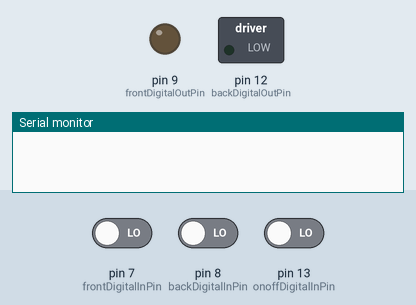
Recording of a sketch running on a simulated Arduino Uno, built with avr-gcc and run on an emulated ATmega328P. Shown: switched loads named in the sketch (green lamp = pin HIGH), output pins drawn as LEDs (lit = HIGH), the last lines printed to the serial monitor. The inputs (shaded band) are chosen by the test bench; at power-on: pin 13 (onoffDigitalInPin) LOW, pin 7 (frontDigitalInPin) LOW, pin 8 (backDigitalInPin) LOW.

Above: at 1.2 s.
1.3 s: pin 13 (onoffDigitalInPin) driven HIGH
At 1.92 s:
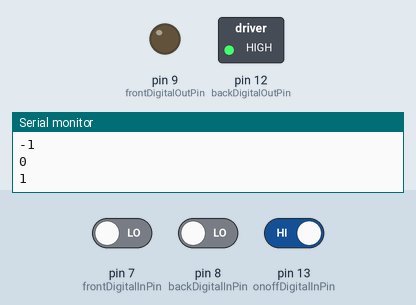
At 3.1 s:
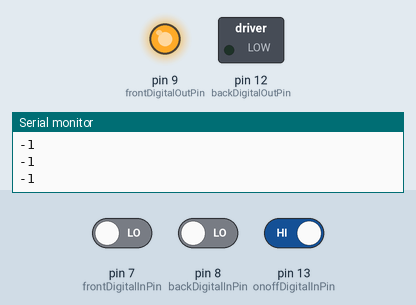
4.3 s: pin 13 (onoffDigitalInPin) driven LOW
At 4.3 s:
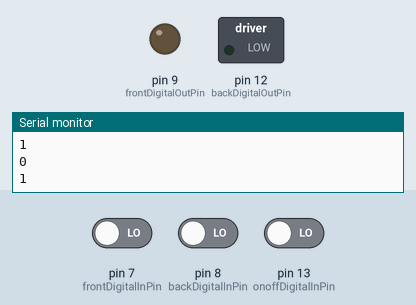
Timing chart, 0 to 7.3 s (numbered marks = the images above; inputs shaded):
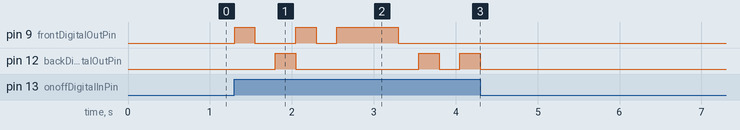

Measured:
- after the input at 1.3 s, pin 9 (frontDigitalOutPin): goes HIGH 0.25 s, LOW 0.50 s, HIGH 0.25 s, LOW 0.25 s, HIGH 0.75 s, then LOW, starting at once; pin 12 (backDigitalOutPin): goes HIGH 0.25 s, LOW 1.5 s, HIGH 0.25 s, LOW 0.25 s, HIGH 0.25 s, then LOW, starting after 0.50 s
- after the input at 4.3 s, pin 9 (frontDigitalOutPin), pin 12 (backDigitalOutPin): stops changing and stays LOW

The sketch:

Taptic_Initial_Guesswork_Motion.ino
```cpp
const int onIntensity = HIGH;
const int offIntensity = LOW;

const int frontDigitalOutPin = 9;
const int backDigitalOutPin = 12;

const int frontDigitalInPin = 7;
const int backDigitalInPin = 8;

const int onoffDigitalInPin = 13;

// -1 = Back, 0 = Nothing, 1 = Front.
const int steps[] = {0, -1, 0, 1, -1, 0, -1, -1, -1, 0, 1, 0, 1};
const int stepDelay = 250;
const int stepCount = sizeof(steps) / sizeof(int);

long stepInitialTapTime[stepCount];
const float acceptedAccuracy = .5;

void setup() {
  // put your setup code here, to run once:
  Serial.begin(9600);
  pinMode(frontDigitalOutPin, OUTPUT);
  pinMode(backDigitalOutPin, OUTPUT);
  pinMode(onoffDigitalInPin, INPUT);
}

void loop() {
  // put your main code here, to run repeatedly:
  long time = millis();
  int onOff = digitalRead(onoffDigitalInPin);
  if(onOff == HIGH){
    for (int i=0; i < stepCount; i++){
      long endTime = time + stepDelay * i;
      int nextStep = steps[i];
      bool hasTapped = false;
      long startTime = millis();
      Serial.println(nextStep);
      while(millis() < endTime){
        runStep(nextStep, i);
        if(!hasTapped){
          hasTapped = checkForTap(nextStep);
          long timeDifference = millis() - startTime;
          stepInitialTapTime[i] = abs(timeDifference);
        }
      }
      clearMotors();
    }
    float accuracy = calculateAccuracy();
    if(accuracy > acceptedAccuracy){
      Serial.println("Accurracy Success");
      Serial.println(accuracy);
    } else {
      // Indicate Failure
      Serial.println("Accurracy Failure");
      Serial.println(accuracy);
    }
  }
}

// Output the analog signal
void runStep(int step, int stepNumber){
  // Setup correct input and output pins based on what the step is.
  int targetMotor = 0;
  if(step == -1){
    targetMotor = frontDigitalOutPin;
  } else if (step == 1){
    targetMotor = backDigitalOutPin;
  } else {
    return;
  }
  digitalWrite(targetMotor, onIntensity);
}

// Check if there has been a tap on the target foot
bool checkForTap(int step){
  int targetReceiver = 0;
  if(step == -1){
    targetReceiver = frontDigitalInPin;
  } else if (step == 1){
    targetReceiver = backDigitalInPin;
  } else {
    return false;
  }

  return digitalRead(targetReceiver) == HIGH;
}

float calculateAccuracy(){
  long deltaSum = 0;
  for (int i=0; i <= stepCount; i++){
    long delta = (i * stepDelay) - stepInitialTapTime[i];
    deltaSum += delta;
  }

  return (((float)deltaSum)/stepCount) / stepDelay;
}

void clearMotors(){
  digitalWrite(frontDigitalOutPin, offIntensity);
  digitalWrite(backDigitalOutPin, offIntensity);
}
```
